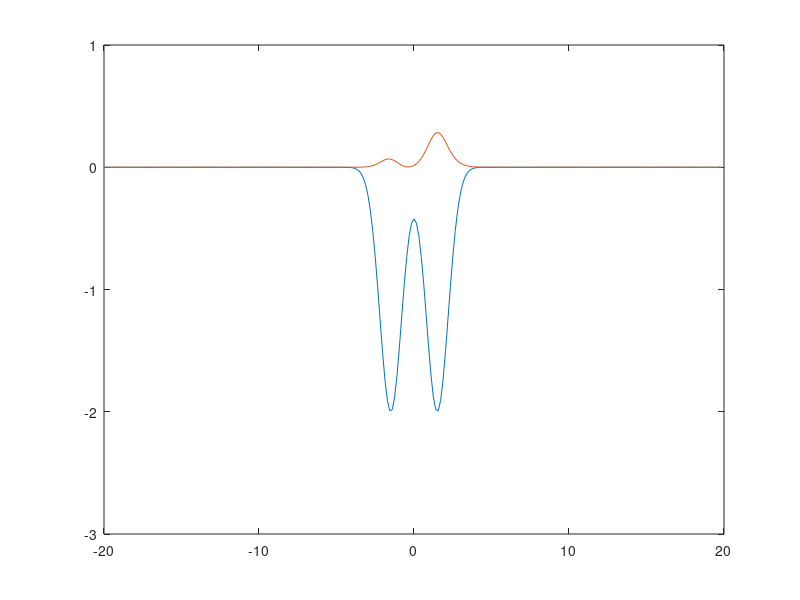

Write the MATLAB code that produced this figure.
N = 256;
L = 40;
dx = L/N;
dk = 2*pi/L;

x = (-N/2:N/2-1)*dx;
k = (-N/2:N/2-1)*dk;
k = fftshift(k);


V0 = 2.0;
a = 1.5;
V = -V0*(exp(-(x-a).^2) + exp(-(x+a).^2));
g = 2;

psi = exp(-(x-a).^2/2);
psi = psi/sum(abs(psi).^2)/dx;

dt = 1e-2;
Nt = 10000;

for jj =1:Nt
    
    psi = exp(-1i*(V+g*(abs(psi).^2))*dt/2).*psi;
    psi = fft(psi);
    psi = exp(-1i*k.^2*dt/2).*psi;
    psi = ifft(psi);
    psi = exp(-1i*(V+g*(abs(psi).^2))*dt/2).*psi;
    
    if (floor(jj/20) == jj/20)
    figure(1)
    clf
    plot(x,V)
    hold on
    plot(x,abs(psi).^2)
    ylim([-1.5*V0, 1])
    xlim([-1/2 1/2]*L)
    drawnow
    end
    
end
